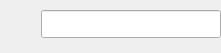
<?xml version="1.0" encoding="UTF-8"?>
<ui version="4.0">
 <class>DTLogin</class>
 <widget class="QWidget" name="DTLogin">
  <property name="geometry">
   <rect>
    <x>0</x>
    <y>0</y>
    <width>221</width>
    <height>50</height>
   </rect>
  </property>
  <property name="windowTitle">
   <string>DTLogin</string>
  </property>
  <layout class="QHBoxLayout" name="horizontalLayout">
   <property name="spacing">
    <number>7</number>
   </property>
   <property name="leftMargin">
    <number>6</number>
   </property>
   <property name="topMargin">
    <number>10</number>
   </property>
   <property name="rightMargin">
    <number>0</number>
   </property>
   <property name="bottomMargin">
    <number>15</number>
   </property>
   <item>
    <widget class="QLabel" name="label_lock">
     <property name="sizePolicy">
      <sizepolicy hsizetype="Fixed" vsizetype="Fixed">
       <horstretch>0</horstretch>
       <verstretch>0</verstretch>
      </sizepolicy>
     </property>
     <property name="minimumSize">
      <size>
       <width>28</width>
       <height>28</height>
      </size>
     </property>
     <property name="maximumSize">
      <size>
       <width>28</width>
       <height>28</height>
      </size>
     </property>
     <property name="text">
      <string/>
     </property>
     <property name="scaledContents">
      <bool>true</bool>
     </property>
    </widget>
   </item>
   <item>
    <widget class="QLineEdit" name="lineEdit">
     <property name="sizePolicy">
      <sizepolicy hsizetype="Expanding" vsizetype="Fixed">
       <horstretch>0</horstretch>
       <verstretch>0</verstretch>
      </sizepolicy>
     </property>
     <property name="minimumSize">
      <size>
       <width>180</width>
       <height>26</height>
      </size>
     </property>
     <property name="maximumSize">
      <size>
       <width>16777215</width>
       <height>28</height>
      </size>
     </property>
     <property name="font">
      <font>
       <pointsize>12</pointsize>
      </font>
     </property>
     <property name="text">
      <string/>
     </property>
     <property name="echoMode">
      <enum>QLineEdit::Password</enum>
     </property>
    </widget>
   </item>
  </layout>
 </widget>
 <resources>
  <include location="../DT.qrc"/>
 </resources>
 <connections/>
</ui>
